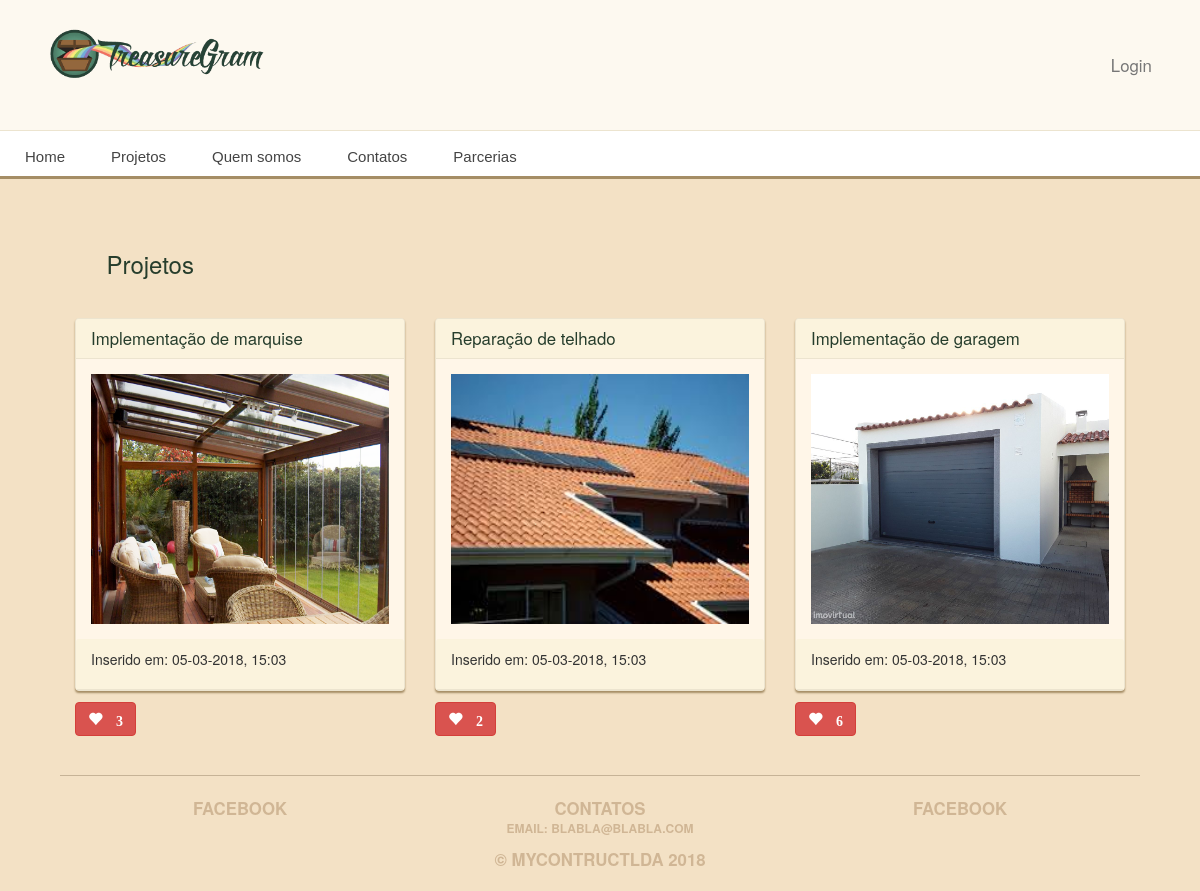
/estilos/classico/, run on an earlier commit of the app's database.
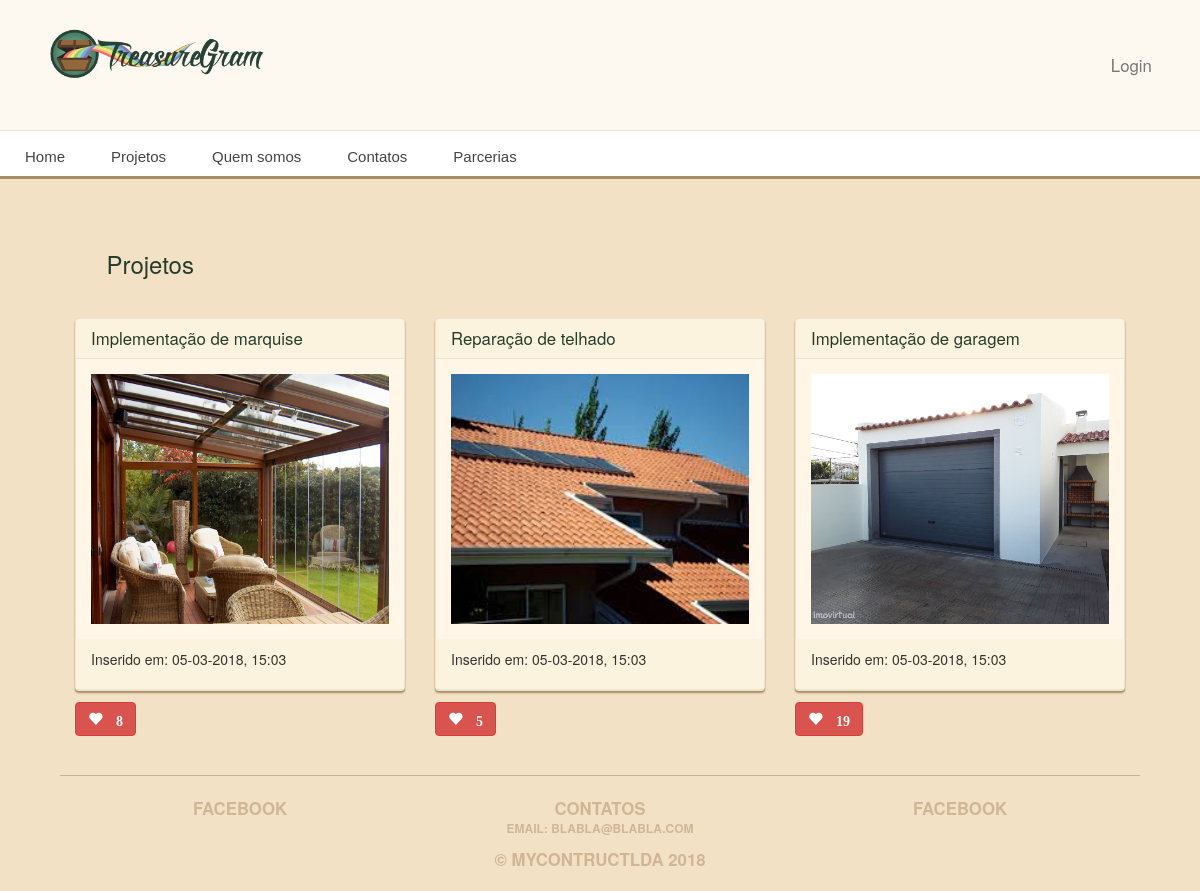
And on a later commit of the database.
### main_app/models.py (models this page shows, shortened)
class Projetos(models.Model):
    data_registo = models.CharField(max_length=100)
    distrito = models.CharField(max_length=100)
    titulo = models.CharField(max_length=100)
    descricao = models.CharField(max_length=250)
    divisao = models.ForeignKey('Divisao', on_delete=models.CASCADE)
    estilo = models.ForeignKey('Estilo', on_delete=models.CASCADE)
    imagem = models.ImageField(upload_to='treasure_images', default='media/default.png')
    likes = models.IntegerField(default=0)
    slug = models.SlugField(max_length=100, blank=True)
    categoria = models.ForeignKey('Categoria', on_delete=models.CASCADE)
    created_at = models.DateTimeField(auto_now_add=True)
    tags = models.CharField(max_length=250)

### main_app/views.py (the view)
# urls.py: url(r'^estilos/(?P<slug>[-\w]+)/$', views.estilos_view, name = 'projetos_estilo'),
def estilos_view(request,slug):
    estilo_proj = Estilo.objects.get(slug=slug)
    projeto = Projetos.objects.filter(estilo = estilo_proj)
    return render(request, 'projetos_estilo.html', {'projetos': projeto})

### main_app/templates/projetos_estilo.html
{% extends 'base.html' %}
{% load staticfiles %}
{% block content %}
<div class="row" style="margin:3%">
    <h3>Projetos</h3>
</div>
<div class="row">
    {% for projeto in projetos|dictsort:'data_registo' %}
    <div class="col-md-4">
        <a href="{% url 'detail' projeto.slug %}">
            <div class="treasure panel panel-default">
                <div class="panel-heading">
                    <h2 class="panel-title">{{ projeto.titulo }}</h2>
                </div>
                <div class="panel-body">
                    <div class="treasure-photo">
                        <img src="{{ projeto.imagem.url }}" alt="" height="250px" />
                    </div>
                </div>
                <div class="panel-heading">
                    <p>Inserido em: {{ projeto.created_at|date:'d-m-Y, H:m' }}</p>
                </div>
            </div>
        </a>
            <button id="likes" data-id="{{projeto.id}}" class="btn btn-mini btn-danger glyphicon glyphicon-heart" type="button">
                  {% if projeto.likes > 0 %} {{ projeto.likes }} {% endif %}
            </button>
    </div>
    {% endfor %}
</div>
{% endblock %}

What changed in the data, as far as the page shows it:
changed Projetos "Implementação de marquise": likes "3" → "8"
changed Projetos "Reparação de telhado": likes "2" → "5"
changed Projetos "Implementação de garagem": likes "6" → "19"
